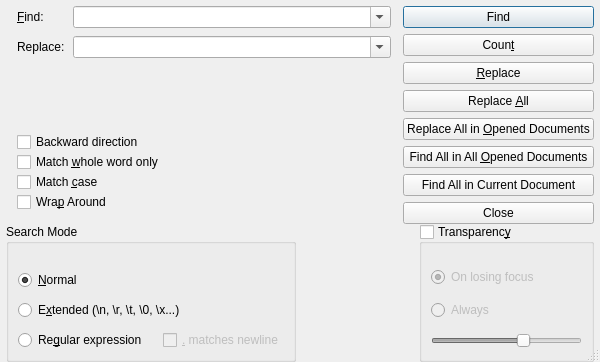
<?xml version="1.0" encoding="UTF-8"?>
<ui version="4.0">
 <class>FindReplaceDialog</class>
 <widget class="QDialog" name="FindReplaceDialog">
  <property name="geometry">
   <rect>
    <x>0</x>
    <y>0</y>
    <width>600</width>
    <height>325</height>
   </rect>
  </property>
  <property name="sizePolicy">
   <sizepolicy hsizetype="Preferred" vsizetype="Preferred">
    <horstretch>0</horstretch>
    <verstretch>0</verstretch>
   </sizepolicy>
  </property>
  <property name="windowTitle">
   <string>Find</string>
  </property>
  <property name="sizeGripEnabled">
   <bool>true</bool>
  </property>
  <layout class="QVBoxLayout" name="verticalLayout_3">
   <property name="spacing">
    <number>6</number>
   </property>
   <property name="leftMargin">
    <number>0</number>
   </property>
   <property name="topMargin">
    <number>0</number>
   </property>
   <property name="rightMargin">
    <number>0</number>
   </property>
   <property name="bottomMargin">
    <number>0</number>
   </property>
   <item>
    <layout class="QGridLayout" name="gridLayout_2">
     <property name="leftMargin">
      <number>6</number>
     </property>
     <property name="rightMargin">
      <number>6</number>
     </property>
     <property name="spacing">
      <number>0</number>
     </property>
     <item row="3" column="0">
      <layout class="QHBoxLayout" name="horizontalLayout_3">
       <item>
        <widget class="QGroupBox" name="searchMode">
         <property name="sizePolicy">
          <sizepolicy hsizetype="MinimumExpanding" vsizetype="Preferred">
           <horstretch>0</horstretch>
           <verstretch>0</verstretch>
          </sizepolicy>
         </property>
         <property name="minimumSize">
          <size>
           <width>0</width>
           <height>0</height>
          </size>
         </property>
         <property name="title">
          <string>Search Mode</string>
         </property>
         <layout class="QVBoxLayout" name="verticalLayout">
          <property name="spacing">
           <number>10</number>
          </property>
          <property name="topMargin">
           <number>26</number>
          </property>
          <item>
           <widget class="QRadioButton" name="radioNormalSearch">
            <property name="enabled">
             <bool>true</bool>
            </property>
            <property name="sizePolicy">
             <sizepolicy hsizetype="MinimumExpanding" vsizetype="Fixed">
              <horstretch>0</horstretch>
              <verstretch>0</verstretch>
             </sizepolicy>
            </property>
            <property name="text">
             <string>&amp;Normal</string>
            </property>
            <property name="checked">
             <bool>true</bool>
            </property>
           </widget>
          </item>
          <item>
           <widget class="QRadioButton" name="radioExtendedSearch">
            <property name="sizePolicy">
             <sizepolicy hsizetype="MinimumExpanding" vsizetype="Fixed">
              <horstretch>0</horstretch>
              <verstretch>0</verstretch>
             </sizepolicy>
            </property>
            <property name="text">
             <string>E&amp;xtended (\n, \r, \t, \0, \x...)</string>
            </property>
           </widget>
          </item>
          <item>
           <layout class="QHBoxLayout" name="horizontalLayout_4">
            <property name="spacing">
             <number>16</number>
            </property>
            <item>
             <widget class="QRadioButton" name="radioRegexSearch">
              <property name="sizePolicy">
               <sizepolicy hsizetype="Minimum" vsizetype="Fixed">
                <horstretch>0</horstretch>
                <verstretch>0</verstretch>
               </sizepolicy>
              </property>
              <property name="text">
               <string>Re&amp;gular expression</string>
              </property>
             </widget>
            </item>
            <item>
             <widget class="QCheckBox" name="checkBoxRegexMatchesNewline">
              <property name="enabled">
               <bool>false</bool>
              </property>
              <property name="sizePolicy">
               <sizepolicy hsizetype="MinimumExpanding" vsizetype="Fixed">
                <horstretch>0</horstretch>
                <verstretch>0</verstretch>
               </sizepolicy>
              </property>
              <property name="text">
               <string>&amp;. matches newline</string>
              </property>
             </widget>
            </item>
           </layout>
          </item>
         </layout>
        </widget>
       </item>
       <item>
        <spacer name="horizontalSpacer">
         <property name="orientation">
          <enum>Qt::Horizontal</enum>
         </property>
         <property name="sizeHint" stdset="0">
          <size>
           <width>40</width>
           <height>20</height>
          </size>
         </property>
        </spacer>
       </item>
      </layout>
     </item>
     <item row="3" column="1" alignment="Qt::AlignRight">
      <widget class="QGroupBox" name="transparency">
       <property name="sizePolicy">
        <sizepolicy hsizetype="Maximum" vsizetype="Preferred">
         <horstretch>0</horstretch>
         <verstretch>0</verstretch>
        </sizepolicy>
       </property>
       <property name="minimumSize">
        <size>
         <width>175</width>
         <height>0</height>
        </size>
       </property>
       <property name="title">
        <string>Transparenc&amp;y</string>
       </property>
       <property name="checkable">
        <bool>true</bool>
       </property>
       <property name="checked">
        <bool>false</bool>
       </property>
<layout class="QVBoxLayout" name="verticalLayout_2">
         <property name="spacing">
          <number>8</number>
         </property>
         <property name="topMargin">
          <number>18</number>
         </property>
         <property name="bottomMargin">
          <number>4</number>
         </property>
        <item>
         <widget class="QRadioButton" name="radioOnLosingFocus">
          <property name="text">
           <string>On losing focus</string>
          </property>
          <property name="checked">
           <bool>true</bool>
          </property>
         </widget>
        </item>
        <item>
         <widget class="QRadioButton" name="radioAlways">
          <property name="text">
           <string>Always</string>
          </property>
         </widget>
        </item>
        <item>
         <widget class="QSlider" name="horizontalSlider">
          <property name="minimum">
           <number>20</number>
          </property>
          <property name="maximum">
           <number>100</number>
          </property>
          <property name="sliderPosition">
           <number>70</number>
          </property>
          <property name="orientation">
           <enum>Qt::Horizontal</enum>
          </property>
         </widget>
        </item>
       </layout>
      </widget>
     </item>
     <item row="2" column="1">
      <layout class="QVBoxLayout" name="verticalLayout_4">
       <property name="spacing">
        <number>6</number>
       </property>
       <property name="leftMargin">
        <number>12</number>
       </property>
       <property name="topMargin">
        <number>6</number>
       </property>
       <item>
        <widget class="QPushButton" name="buttonFind">
         <property name="text">
          <string>Find</string>
         </property>
         <property name="autoDefault">
          <bool>false</bool>
         </property>
         <property name="default">
          <bool>true</bool>
         </property>
        </widget>
       </item>
       <item>
        <widget class="QPushButton" name="buttonCount">
         <property name="text">
          <string>Coun&amp;t</string>
         </property>
         <property name="autoDefault">
          <bool>false</bool>
         </property>
        </widget>
       </item>
       <item>
        <widget class="QPushButton" name="buttonReplace">
         <property name="text">
          <string>&amp;Replace</string>
         </property>
        </widget>
       </item>
       <item>
        <widget class="QPushButton" name="buttonReplaceAll">
         <property name="text">
          <string>Replace &amp;All</string>
         </property>
        </widget>
       </item>
       <item>
        <widget class="QPushButton" name="buttonReplaceAllInDocuments">
         <property name="text">
          <string>Replace All in &amp;Opened Documents</string>
         </property>
        </widget>
       </item>
       <item>
        <widget class="QPushButton" name="buttonFindAllInDocuments">
         <property name="text">
          <string>Find All in All &amp;Opened Documents</string>
         </property>
         <property name="autoDefault">
          <bool>false</bool>
         </property>
        </widget>
       </item>
       <item>
        <widget class="QPushButton" name="buttonFindAllInCurrent">
         <property name="text">
          <string>Find All in Current Document</string>
         </property>
         <property name="autoDefault">
          <bool>false</bool>
         </property>
        </widget>
       </item>
       <item>
        <widget class="QPushButton" name="buttonClose">
         <property name="text">
          <string>Close</string>
         </property>
         <property name="autoDefault">
          <bool>false</bool>
         </property>
        </widget>
       </item>
       <item>
        <spacer name="verticalSpacer_2">
         <property name="orientation">
          <enum>Qt::Vertical</enum>
         </property>
         <property name="sizeHint" stdset="0">
          <size>
           <width>20</width>
           <height>40</height>
          </size>
         </property>
        </spacer>
       </item>
      </layout>
     </item>
     <item row="2" column="0">
      <layout class="QVBoxLayout" name="verticalLayout_5" stretch="0,0,0">
       <property name="leftMargin">
        <number>11</number>
       </property>
       <property name="topMargin">
        <number>6</number>
       </property>
       <property name="bottomMargin">
        <number>12</number>
       </property>
       <item>
        <layout class="QFormLayout" name="formLayout">
         <property name="sizeConstraint">
          <enum>QLayout::SetNoConstraint</enum>
         </property>
         <property name="fieldGrowthPolicy">
          <enum>QFormLayout::AllNonFixedFieldsGrow</enum>
         </property>
         <property name="labelAlignment">
          <set>Qt::AlignLeading|Qt::AlignLeft|Qt::AlignVCenter</set>
         </property>
         <property name="formAlignment">
          <set>Qt::AlignJustify|Qt::AlignTop</set>
         </property>
         <property name="horizontalSpacing">
          <number>8</number>
         </property>
         <property name="verticalSpacing">
          <number>8</number>
         </property>
         <item row="0" column="0">
          <widget class="QLabel" name="label">
           <property name="text">
            <string>&amp;Find:</string>
           </property>
           <property name="buddy">
            <cstring>comboFind</cstring>
           </property>
          </widget>
         </item>
         <item row="0" column="1">
          <widget class="QComboBox" name="comboFind">
           <property name="sizePolicy">
            <sizepolicy hsizetype="MinimumExpanding" vsizetype="Fixed">
             <horstretch>0</horstretch>
             <verstretch>0</verstretch>
            </sizepolicy>
           </property>
           <property name="editable">
            <bool>true</bool>
           </property>
           <property name="maxCount">
            <number>10</number>
           </property>
           <property name="insertPolicy">
            <enum>QComboBox::NoInsert</enum>
           </property>
          </widget>
         </item>
         <item row="1" column="0">
          <widget class="QLabel" name="labelReplaceWith">
           <property name="enabled">
            <bool>true</bool>
           </property>
           <property name="text">
            <string>Replace:</string>
           </property>
          </widget>
         </item>
         <item row="1" column="1">
          <widget class="QComboBox" name="comboReplace">
           <property name="sizePolicy">
            <sizepolicy hsizetype="MinimumExpanding" vsizetype="Fixed">
             <horstretch>0</horstretch>
             <verstretch>0</verstretch>
            </sizepolicy>
           </property>
           <property name="editable">
            <bool>true</bool>
           </property>
           <property name="maxCount">
            <number>10</number>
           </property>
           <property name="insertPolicy">
            <enum>QComboBox::NoInsert</enum>
           </property>
          </widget>
         </item>
        </layout>
       </item>
       <item>
        <spacer name="verticalSpacer">
         <property name="orientation">
          <enum>Qt::Vertical</enum>
         </property>
         <property name="sizeHint" stdset="0">
          <size>
           <width>20</width>
           <height>40</height>
          </size>
         </property>
        </spacer>
       </item>
       <item>
        <layout class="QVBoxLayout" name="verticalLayout_6">
         <property name="spacing">
          <number>0</number>
         </property>
         <item>
          <widget class="QCheckBox" name="checkBoxBackwardsDirection">
           <property name="text">
            <string>Backward direction</string>
           </property>
          </widget>
         </item>
         <item>
          <widget class="QCheckBox" name="checkBoxMatchWholeWord">
           <property name="text">
            <string>Match &amp;whole word only</string>
           </property>
          </widget>
         </item>
         <item>
          <widget class="QCheckBox" name="checkBoxMatchCase">
           <property name="text">
            <string>Match &amp;case</string>
           </property>
          </widget>
         </item>
         <item>
          <widget class="QCheckBox" name="checkBoxWrapAround">
           <property name="text">
            <string>Wra&amp;p Around</string>
           </property>
          </widget>
         </item>
        </layout>
       </item>
      </layout>
     </item>
    </layout>
   </item>
  </layout>
 </widget>
 <tabstops>
  <tabstop>comboFind</tabstop>
  <tabstop>comboReplace</tabstop>
  <tabstop>radioNormalSearch</tabstop>
  <tabstop>radioExtendedSearch</tabstop>
  <tabstop>radioRegexSearch</tabstop>
  <tabstop>checkBoxRegexMatchesNewline</tabstop>
  <tabstop>buttonFind</tabstop>
  <tabstop>buttonCount</tabstop>
  <tabstop>buttonReplace</tabstop>
  <tabstop>buttonReplaceAll</tabstop>
  <tabstop>buttonReplaceAllInDocuments</tabstop>
  <tabstop>buttonFindAllInDocuments</tabstop>
  <tabstop>buttonFindAllInCurrent</tabstop>
  <tabstop>buttonClose</tabstop>
  <tabstop>transparency</tabstop>
  <tabstop>radioOnLosingFocus</tabstop>
  <tabstop>radioAlways</tabstop>
  <tabstop>horizontalSlider</tabstop>
 </tabstops>
 <resources/>
 <connections/>
</ui>
